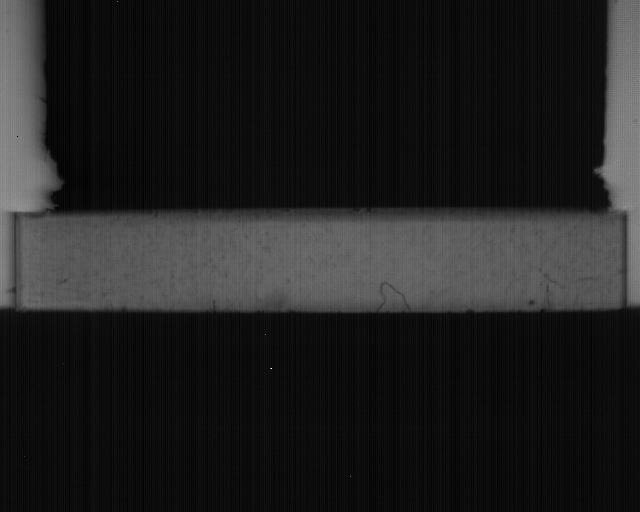
#> input picture DATA/pockels_run_2025-01-13/calib_parallel_on.png, 640 x 512 px, found by its file name; its folder holds 7 pictures in this run; the run also reads 1 picture not shown here
$ python png_analysis.py
#> lines starting #> are read from the running program, lines starting #| are printed output that depends on the picture
import os
import numpy as np
from PIL import Image
import matplotlib.pyplot as plt
import plotly.express as px
import time

def png_to_array(image_path):
    """
    Convert a PNG image to a numpy array.

    Args:
        image_path (str): Path to the PNG image file

    Returns:
        numpy.ndarray: Image data as a numpy array with shape (height, width) for grayscale
                      or (height, width, channels) for RGB/RGBA
    """
    # Open image using PIL
    img = Image.open(image_path)

    # Convert to numpy array
    img_array = np.array(img)

    return img_array

def plot_image_colormap(img_array, title="Image Colormap", cmap='jet', color_range=None, auto_color_range=False):
    """
    Plot a colormap visualization of an image array.

    Args:
        img_array (numpy.ndarray): Image data as numpy array
        title (str): Title for the plot
        cmap (str): Matplotlib colormap to use (default: 'viridis')
    """

    # Create figure and axis
    fig, ax = plt.subplots(figsize=(8, 6))

    # If image is RGB/RGBA, convert to grayscale by taking mean across color channels
    if len(img_array.shape) == 3:
        img_array = np.mean(img_array, axis=2)

    if color_range is None:
        # Calculate 5th and 95th percentiles for color range
        vmin = np.percentile(img_array, 1)
        vmax = np.percentile(img_array, 99)
    else:
        vmin = color_range[0]
        vmax = color_range[1]

    if auto_color_range:
        # Plot colormap with percentile-based color range
        im = ax.imshow(img_array, cmap=cmap)
    else:
        # Plot colormap with fixed color range
        im = ax.imshow(img_array, cmap=cmap, vmin=vmin, vmax=vmax)

    # Add colorbar
    plt.colorbar(im, ax=ax, label='Intensity')

    # Set title and labels
    ax.set_title(title)
    ax.set_xlabel('Pixel X')
    ax.set_ylabel('Pixel Y')
    plt.show()

def plot_image_plotly(img_array,
                      title="Image Colormap",
                      cmap='viridis',
                      z_range=(5, 95)):
    """
    Plot a colormap visualization of an image array using Plotly.
    The color range is set between the 5th and 95th percentiles of the image values.
    """

    # Calculate 5th and 95th percentiles
    vmin = np.percentile(img_array, z_range[0])
    vmax = np.percentile(img_array, z_range[1])

    fig = px.imshow(img_array,
                    color_continuous_scale=cmap,
                    zmin=vmin,  # Set minimum of color range
                    zmax=vmax)  # Set maximum of color range
    fig.update_layout(title=title)
    fig.show()

def crop_image(img_array, crop_range_x, crop_range_y):
    """
    Crop an image array to a specified range.
    """
    return img_array[crop_range_y[0]:crop_range_y[1], crop_range_x[0]:crop_range_x[1]]

def impute_dead_pixels(img_array, dead_pixels):
    """
    Impute dead pixels in an image array.
    """
    for pixel in dead_pixels:
        x, y = pixel
        # Get values of surrounding pixels in a 3x3 grid, excluding the center pixel
        surrounding_values = []
        for i in [-1, 0, 1]:
            for j in [-1, 0, 1]:
                # Skip the center pixel
                if i == 0 and j == 0:
                    continue
                # Check bounds to avoid index errors
                if 0 <= y+i < img_array.shape[0] and 0 <= x+j < img_array.shape[1]:
                    surrounding_values.append(img_array[y+i, x+j])
        # Calculate mean of surrounding pixels and assign to dead pixel
        if surrounding_values:
            img_array[y, x] = np.mean(surrounding_values)
    return img_array

def find_dead_pixels(img_array, threshold=100):
    """
    Find dead pixels in an image array.
    """
    dead_pixels = np.where(img_array < threshold)
    # Convert array indices to list of (x,y) tuples
    dead_pixel_coords = list(zip(dead_pixels[1], dead_pixels[0]))
    # return dead_pixel_coords
    return dead_pixel_coords


if __name__ == "__main__":
    image_dir = r"R:\Pockels_data\NEXT GEN POCKELS\pockels_run_2025-01-13"
    crop_range_y = (190, 320)
    crop_range_x = (5, 635)

    calib_parallel_on = crop_image(png_to_array(os.path.join(image_dir, "calib_parallel_on.png")),
                                   crop_range_x, crop_range_y)
#> in png_to_array, img is the input picture: PIL image 640x512 I;16; min 0, max 65535, mean 8370.3
#> in crop_image, `return img_array[crop_range_y[0]:crop_range_y[1], crop_range_x[0]:crop..`:
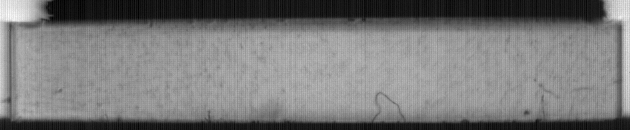
#> returned value: shape (130, 630) uint16; min 0, max 39673, mean 18880.9; drawn with min black and max white
    vmin = np.percentile(calib_parallel_on, 10)
#> vmin = 3783
    vmax = np.percentile(calib_parallel_on, 90)
#> vmax = 25907
    print("Number of dead pixels: ", len(find_dead_pixels(calib_parallel_on)))
#> in find_dead_pixels, `dead_pixels = np.where(img_array < threshold)`: dead_pixels = ([0, 0, 2, 4], [58, 138, 138, 138])
#> in find_dead_pixels, `dead_pixel_coords = list(zip(dead_pixels[1], dead_pixels[0]))`: dead_pixel_coords = [(58, 0), (138, 0), (138, 2), (138, 4)]
#| Number of dead pixels:  4
    print(f"Dead pixels: {find_dead_pixels(calib_parallel_on)}")
#| Dead pixels: [(58, 0), (138, 0), (138, 2), (138, 4)]
    plot_image_colormap(calib_parallel_on, title="Calibrated Parallel On", color_range=(vmin, vmax))
#> in plot_image_colormap, `vmin = color_range[0]`: vmin = 3783
#> in plot_image_colormap, `vmax = color_range[1]`: vmax = 25907
#> in plot_image_colormap, `plt.show()`:
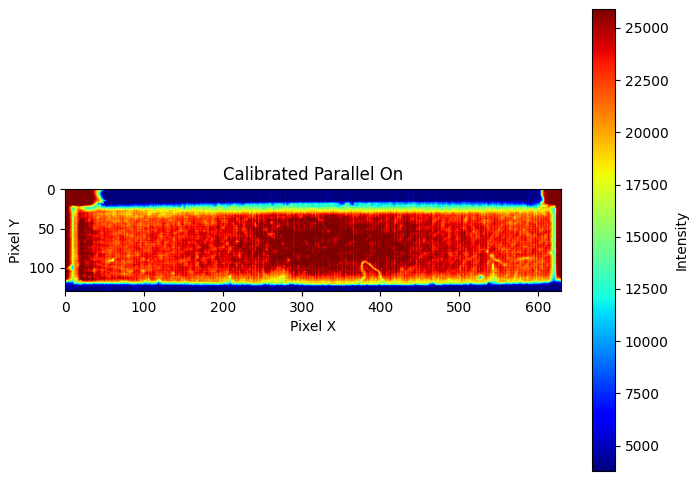
#> figure drawn by matplotlib, 2 panels

    calib_parallel_on = impute_dead_pixels(calib_parallel_on, find_dead_pixels(calib_parallel_on))
#> the loop in impute_dead_pixels, `for pixel in dead_pixels:` made 4 passes
    print("Number of dead pixels: ", len(find_dead_pixels(calib_parallel_on)))
#| Number of dead pixels:  0
    print(f"Dead pixels: {find_dead_pixels(calib_parallel_on)}")
#| Dead pixels: []
    plot_image_colormap(calib_parallel_on, title="Calibrated Parallel On", color_range=(vmin, vmax))

    calib_parallel_off = crop_image(png_to_array(os.path.join(image_dir, "calib_parallel_off.png")),
                                   crop_range_x, crop_range_y)
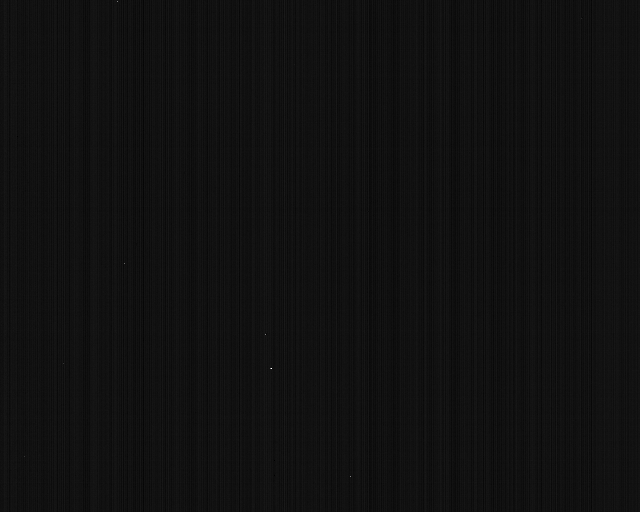
#> input picture DATA/pockels_run_2025-01-13/calib_parallel_off.png, 640 x 512 px, found by its file name
#> in png_to_array, img is the input picture: PIL image 640x512 I;16; min 0, max 65535, mean 4365.4
#> call 2 of crop_image, with crop_range_x = (5, 635), crop_range_y = (190, 320)
#> in crop_image (call 2), `return img_array[crop_range_y[0]:crop_range_y[1], crop_range_x[0]:crop..`:
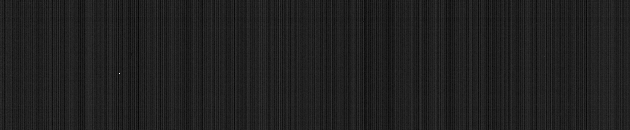
#> returned value: shape (130, 630) uint16; min 1221, max 26032, mean 4338.7; drawn with min black and max white
    print(f"Dead pixels: {find_dead_pixels(calib_parallel_off)}")
#| Dead pixels: []
    plot_image_colormap(calib_parallel_off, title="Calibrated Parallel Off")
#> call 3 of plot_image_colormap, with title = 'Calibrated Parallel Off', cmap = 'jet', auto_color_range = False
#> in plot_image_colormap (call 3), `vmin = np.percentile(img_array, 1)`: vmin = 2499
#> in plot_image_colormap (call 3), `vmax = np.percentile(img_array, 99)`: vmax = 5911
#> in plot_image_colormap (call 3), `plt.show()`:
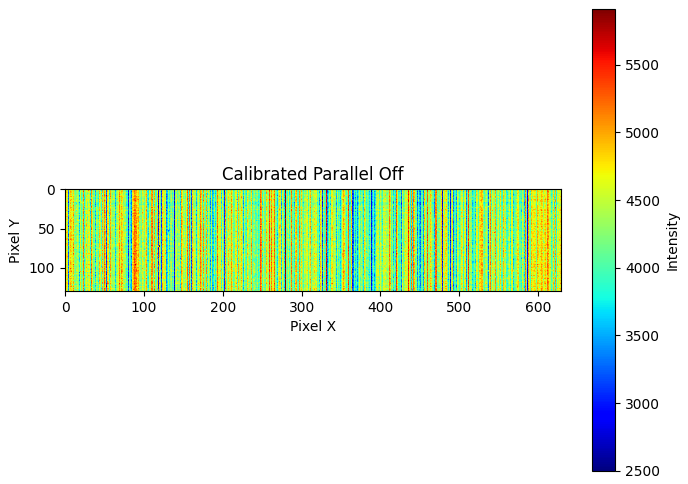
#> figure drawn by matplotlib, 2 panels


    calib_cross_on = crop_image(png_to_array(os.path.join(image_dir, "calib_cross_on.png")),
                                   crop_range_x, crop_range_y)
    print(f"Dead pixels: {find_dead_pixels(calib_cross_on)}")
#| Dead pixels: []
    plot_image_colormap(calib_cross_on, title="Calibrated Cross On")
#> call 4 of plot_image_colormap, with title = 'Calibrated Cross On', cmap = 'jet', auto_color_range = False
#> in plot_image_colormap (call 4), `vmin = np.percentile(img_array, 1)`: vmin = 2666
#> in plot_image_colormap (call 4), `vmax = np.percentile(img_array, 99)`: vmax = 6089
#> in plot_image_colormap (call 4), `plt.show()`:
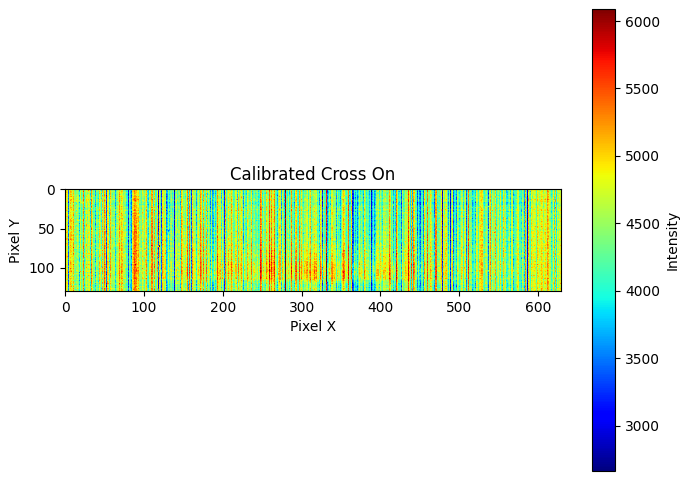
#> figure drawn by matplotlib, 2 panels

    # [21 lines of commented-out code are left out]
